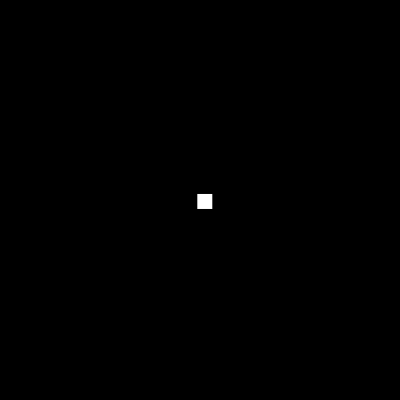
Frame 1 (no input)
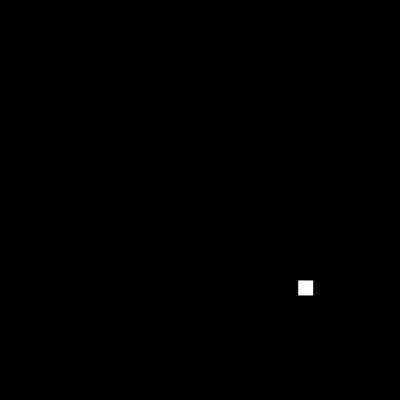
Frame 60 (the mouse pressed at the canvas centre just before this capture)
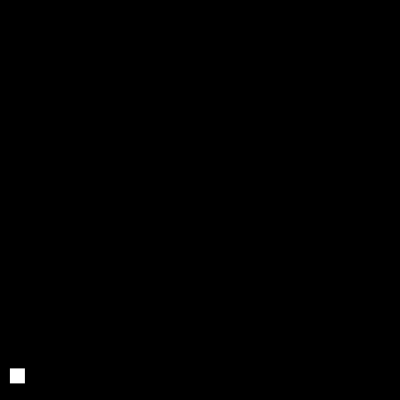
Frame 120 (the mouse held since frame 60 and released just before this capture)

The Processing sketch that drew these frames (run headless with seeded random() and noise(); from frame 60 on, the mouse is pressed at the canvas centre):

// Processing sketch: w2_02_ball_simple
// ── w2_02_ball_simple.pde
Ball ball;

void setup() {
  size(400, 400);
  ball = new Ball();
}

void draw() {
  background(0);
  ball.update();
  ball.display();
}

class Ball {
  PVector pos;
  PVector vel;
  float s = 15;

  Ball() {
    pos = new PVector(width/2, height/2);
    vel = new PVector(0, random(-5, 5));
    float r = random(1);
    if (r < 0.5) {
      vel.x = random(1, 5);
    } else {
      vel.x = random(-5, -1);
    }
  }

  void update() {
    if (pos.x < s/2 || pos.x > width - s/2) {
      vel.x *= -1;
    }
    if (pos.y < s/2 || pos.y > height - s/2) {
      vel.y *= -1;
    }

    pos.add(vel);
  }

  void display() {
    noStroke();
    fill(255);
    rectMode(CENTER);
    rect(pos.x, pos.y, s, s);
  }
}
